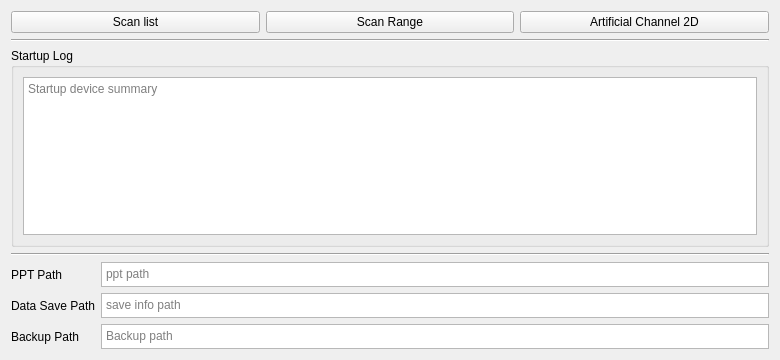
<?xml version="1.0" encoding="UTF-8"?>
<ui version="4.0">
 <class>MainWindow</class>
 <widget class="QWidget" name="MainWindow">
  <property name="geometry">
   <rect>
    <x>0</x>
    <y>0</y>
    <width>780</width>
    <height>360</height>
   </rect>
  </property>
  <property name="windowTitle">
   <string>Form</string>
  </property>
  <layout class="QHBoxLayout" name="horizontalLayout_2">
   <item>
    <layout class="QVBoxLayout" name="verticalLayout">
     <item>
      <layout class="QHBoxLayout" name="open_button_layout">
       <item>
        <widget class="QPushButton" name="scan_list_button">
         <property name="text">
          <string>Scan list</string>
         </property>
        </widget>
       </item>
       <item>
        <widget class="QPushButton" name="scan_range_button">
         <property name="text">
          <string>Scan Range</string>
         </property>
        </widget>
       </item>
       <item>
        <widget class="QPushButton" name="artificialChanne2D_button">
         <property name="text">
          <string>Artificial Channel 2D</string>
         </property>
        </widget>
       </item>
      </layout>
     </item>
     <item>
      <widget class="Line" name="line">
       <property name="orientation">
        <enum>Qt::Horizontal</enum>
       </property>
      </widget>
     </item>
     <item>
      <layout class="QGridLayout" name="devices_grid_layout"/>
     </item>
     <item>
      <widget class="QGroupBox" name="startup_log_groupBox">
       <property name="title">
        <string>Startup Log</string>
       </property>
       <layout class="QVBoxLayout" name="startup_log_layout">
        <item>
         <widget class="QPlainTextEdit" name="startup_log">
          <property name="maximumHeight">
           <number>120</number>
          </property>
          <property name="readOnly">
           <bool>true</bool>
          </property>
          <property name="placeholderText">
           <string>Startup device summary</string>
          </property>
         </widget>
        </item>
       </layout>
      </widget>
     </item>
     <item>
      <layout class="QGridLayout" name="gridLayout">
       <item row="1" column="1">
        <widget class="QTextEdit" name="ppt_path">
         <property name="maximumSize">
          <size>
           <width>16777215</width>
           <height>25</height>
          </size>
         </property>
         <property name="html">
          <string>&lt;!DOCTYPE HTML PUBLIC &quot;-//W3C//DTD HTML 4.0//EN&quot; &quot;http://www.w3.org/TR/REC-html40/strict.dtd&quot;&gt;
&lt;html&gt;&lt;head&gt;&lt;meta name=&quot;qrichtext&quot; content=&quot;1&quot; /&gt;&lt;style type=&quot;text/css&quot;&gt;
p, li { white-space: pre-wrap; }
&lt;/style&gt;&lt;/head&gt;&lt;body style=&quot; font-family:'MS Shell Dlg 2'; font-size:7.125pt; font-weight:400; font-style:normal;&quot;&gt;
&lt;p style=&quot;-qt-paragraph-type:empty; margin-top:0px; margin-bottom:0px; margin-left:0px; margin-right:0px; -qt-block-indent:0; text-indent:0px; font-size:8.25pt;&quot;&gt;&lt;br /&gt;&lt;/p&gt;&lt;/body&gt;&lt;/html&gt;</string>
         </property>
         <property name="placeholderText">
          <string>ppt path</string>
         </property>
        </widget>
       </item>
       <item row="1" column="0">
        <widget class="QLabel" name="label">
         <property name="minimumSize">
          <size>
           <width>10</width>
           <height>0</height>
          </size>
         </property>
         <property name="layoutDirection">
          <enum>Qt::LeftToRight</enum>
         </property>
         <property name="text">
          <string>PPT Path</string>
         </property>
         <property name="alignment">
          <set>Qt::AlignLeading|Qt::AlignLeft|Qt::AlignVCenter</set>
         </property>
        </widget>
       </item>
       <item row="2" column="1">
        <widget class="QTextEdit" name="save_info_path">
         <property name="maximumSize">
          <size>
           <width>16777215</width>
           <height>25</height>
          </size>
         </property>
         <property name="acceptDrops">
          <bool>true</bool>
         </property>
         <property name="html">
          <string>&lt;!DOCTYPE HTML PUBLIC &quot;-//W3C//DTD HTML 4.0//EN&quot; &quot;http://www.w3.org/TR/REC-html40/strict.dtd&quot;&gt;
&lt;html&gt;&lt;head&gt;&lt;meta name=&quot;qrichtext&quot; content=&quot;1&quot; /&gt;&lt;style type=&quot;text/css&quot;&gt;
p, li { white-space: pre-wrap; }
&lt;/style&gt;&lt;/head&gt;&lt;body style=&quot; font-family:'MS Shell Dlg 2'; font-size:7.125pt; font-weight:400; font-style:normal;&quot;&gt;
&lt;p style=&quot;-qt-paragraph-type:empty; margin-top:0px; margin-bottom:0px; margin-left:0px; margin-right:0px; -qt-block-indent:0; text-indent:0px; font-size:8.25pt;&quot;&gt;&lt;br /&gt;&lt;/p&gt;&lt;/body&gt;&lt;/html&gt;</string>
         </property>
         <property name="placeholderText">
          <string>save info path</string>
         </property>
        </widget>
       </item>
       <item row="2" column="0">
        <widget class="QLabel" name="label_2">
         <property name="text">
          <string>Data Save Path</string>
         </property>
        </widget>
       </item>
       <item row="3" column="0">
        <widget class="QLabel" name="label_3">
         <property name="text">
          <string>Backup Path</string>
         </property>
        </widget>
       </item>
       <item row="3" column="1">
        <widget class="QTextEdit" name="backup_Path">
         <property name="enabled">
          <bool>true</bool>
         </property>
         <property name="maximumSize">
          <size>
           <width>16777215</width>
           <height>25</height>
          </size>
         </property>
         <property name="autoFillBackground">
          <bool>false</bool>
         </property>
         <property name="tabChangesFocus">
          <bool>false</bool>
         </property>
         <property name="html">
          <string>&lt;!DOCTYPE HTML PUBLIC &quot;-//W3C//DTD HTML 4.0//EN&quot; &quot;http://www.w3.org/TR/REC-html40/strict.dtd&quot;&gt;
&lt;html&gt;&lt;head&gt;&lt;meta name=&quot;qrichtext&quot; content=&quot;1&quot; /&gt;&lt;style type=&quot;text/css&quot;&gt;
p, li { white-space: pre-wrap; }
&lt;/style&gt;&lt;/head&gt;&lt;body style=&quot; font-family:'MS Shell Dlg 2'; font-size:7.125pt; font-weight:400; font-style:normal;&quot;&gt;
&lt;p style=&quot;-qt-paragraph-type:empty; margin-top:0px; margin-bottom:0px; margin-left:0px; margin-right:0px; -qt-block-indent:0; text-indent:0px; font-size:6.6pt;&quot;&gt;&lt;br /&gt;&lt;/p&gt;&lt;/body&gt;&lt;/html&gt;</string>
         </property>
         <property name="placeholderText">
          <string>Backup path</string>
         </property>
        </widget>
       </item>
       <item row="0" column="0" colspan="2">
        <widget class="Line" name="line_2">
         <property name="orientation">
          <enum>Qt::Horizontal</enum>
         </property>
        </widget>
       </item>
      </layout>
     </item>
    </layout>
   </item>
  </layout>
 </widget>
 <resources/>
 <connections/>
</ui>
